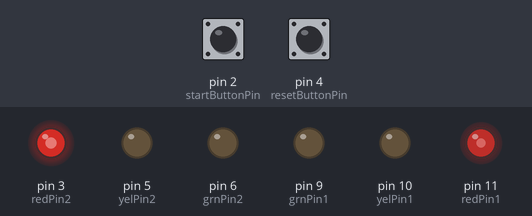
Simulated run of this sketch. Board: Arduino Uno, built with avr-gcc and run on an emulated ATmega328P. Shown: output pins drawn as LEDs (lit = HIGH). Inputs (shaded band) come from the test bench; at power-on: pin 2 (startButtonPin) HIGH, pin 4 (resetButtonPin) HIGH.

Above: at 1.2 s.
1.3 s: pin 2 (startButtonPin) pulled LOW for 0.15 s
At 2.0 s:
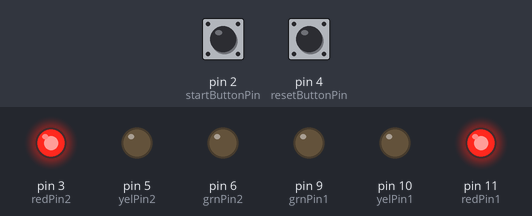
4.4 s: pin 4 (resetButtonPin) pulled LOW for 0.15 s
At 5.6 s:
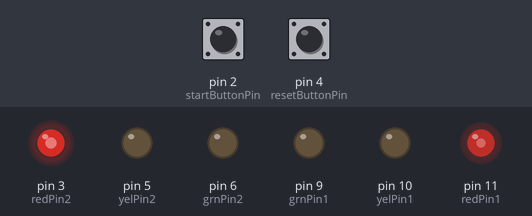
6.0 s: pin 2 (startButtonPin) pulled LOW for 1 s
At 9.2 s:
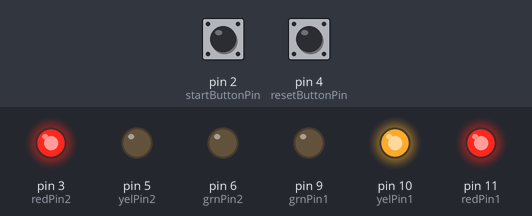
10.0 s: pin 4 (resetButtonPin) pulled LOW for 1 s
At 11.1 s:
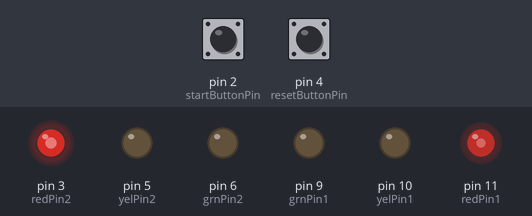
12.5 s: pin 2 (startButtonPin) pulled LOW for 0.15 s
At 13.4 s:
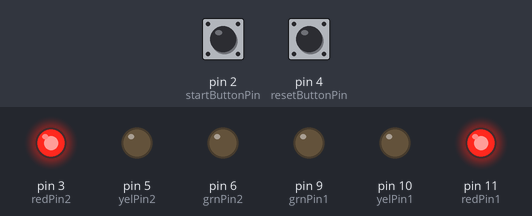
15.6 s: pin 4 (resetButtonPin) pulled LOW for 3.2 s
At 16.5 s:
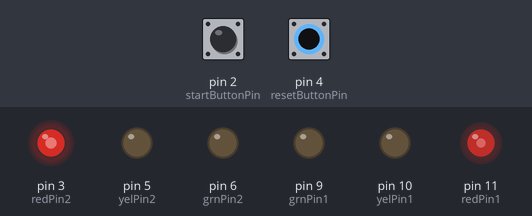
Timing chart, 0 to 18.6 s (numbered marks = the images above; inputs shaded):
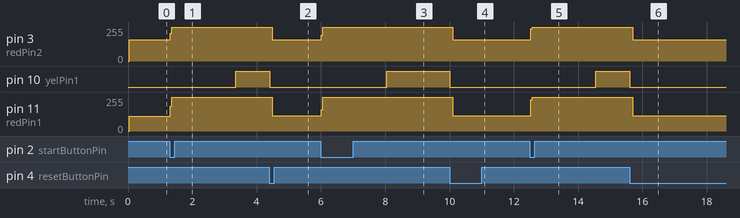

Measured:
- after the input at 1.3 s, pin 3 (redPin2): 159/255 → 255/255 at once; pin 10 (yelPin1): LOW → HIGH after 2.1 s; pin 11 (redPin1): 112/255 → 255/255 at once
- after the input at 4.4 s, pin 3 (redPin2): 255/255 → 160/255 after 0.09 s; pin 9 (grnPin1): stays LOW (without the input it goes to HIGH after 0.95 s); pin 10 (yelPin1): HIGH → LOW after 0.00 s instead of 0.95 s; pin 11 (redPin1): 255/255 → 113/255 after 0.09 s
- after the input at 6.0 s, pin 3 (redPin2): 160/255 → 255/255 at once; pin 10 (yelPin1): LOW → HIGH after 2.1 s; pin 11 (redPin1): 113/255 → 255/255 at once
- after the input at 10.0 s, pin 3 (redPin2): 255/255 → 160/255 after 0.09 s; pin 9 (grnPin1): stays LOW (without the input it goes to HIGH after 0.05 s); pin 11 (redPin1): 255/255 → 113/255 after 0.09 s
- after the input at 12.5 s, pin 3 (redPin2): 160/255 → 255/255 at once; pin 10 (yelPin1): LOW → HIGH after 2.1 s; pin 11 (redPin1): 113/255 → 255/255 at once
- after the input at 15.6 s, pin 3 (redPin2): 255/255 → 160/255 after 0.09 s; pin 9 (grnPin1): stays LOW (without the input it goes to HIGH after 0.95 s)

The sketch:

Trafik_lys_copy_202408140747501.ino
```cpp
// Pin Definitions
const int startButtonPin = 2;  // Button connected to digital pin 2 for starting the sequence
const int resetButtonPin = 4;  // Button connected to digital pin 4 for resetting the lights to red
const int redPin1 = 11;        // Red LED 1 (also stays on initially and after sequence stops)
const int yelPin1 = 10;        // Yellow LED 1
const int grnPin1 = 9;         // Green LED 1
const int redPin2 = 3;         // Red LED 2 (also stays on initially and after sequence stops)
const int yelPin2 = 5;         // Yellow LED 2
const int grnPin2 = 6;         // Green LED 2

// Timing Variables
const unsigned long phaseDuration = 2000;        // Duration for each phase (2 seconds)
const unsigned long shortPhaseDuration = 500;    // Shorter duration for the transition (0.5 seconds)
volatile bool sequenceStarted = false;           // Flag to indicate if the sequence has started
int lastStartButtonState = HIGH;  // Variable to store the last state for the start button
int lastResetButtonState = HIGH;  // Variable to store the last state of the reset button

void setup() {
  // Configure LED pins as outputs
  pinMode(redPin1, OUTPUT);
  pinMode(yelPin1, OUTPUT);
  pinMode(grnPin1, OUTPUT);

  pinMode(redPin2, OUTPUT);
  pinMode(yelPin2, OUTPUT);
  pinMode(grnPin2, OUTPUT);

  // Configure button pins as input with pull-up resistors
  pinMode(startButtonPin, INPUT_PULLUP);
  pinMode(resetButtonPin, INPUT_PULLUP);

  // Initialize serial communication
  Serial.begin(9600);

  // Turn off all LEDs and keep redPin2 and redPin1 on initially
  allLedsOff();
  digitalWrite(redPin1, HIGH);
  digitalWrite(redPin2, HIGH);
}

void loop() {
  // Read the state of the start button
  int startButtonState = digitalRead(startButtonPin);
  if (startButtonState == LOW && lastStartButtonState == HIGH) {
    // Debounce delay
    delay(50);
    if (!sequenceStarted) {
      sequenceStarted = true; // Start the sequence if it is not already started
    }
  }
  lastStartButtonState = startButtonState;

  // Read the state of the reset button
  int resetButtonState = digitalRead(resetButtonPin);
  if (resetButtonState == LOW && lastResetButtonState == HIGH) {
    // Debounce delay
    delay(50);
    resetToRed(); // Reset all lights to red
    sequenceStarted = false; // Stop the sequence
  }
  lastResetButtonState = resetButtonState;

  // If the sequence has started, run the sequence
  if (sequenceStarted) {
    runSequence();
  } else {
    // If the sequence is not started, ensure all LEDs are off except redPin1 and redPin2
    allLedsOff();
    digitalWrite(redPin1, HIGH);
    digitalWrite(redPin2, HIGH);
  }
}

// Function to run the sequence
void runSequence() {
  // Light Set 1
  redLight1();
  delayCheck(phaseDuration);

  redYellowLight1();
  delayCheck(phaseDuration);

  greenLight1();
  delayCheck(phaseDuration);

  yellowLight1();
  delayCheck(phaseDuration);

  redLight1();
  delayCheck(shortPhaseDuration);

  // Light Set 2
  redLight2();
  delayCheck(phaseDuration);

  redYellowLight2();
  delayCheck(phaseDuration);

  greenLight2();
  delayCheck(phaseDuration);

  yellowLight2();
  delayCheck(phaseDuration);

  redLight2();
  delayCheck(shortPhaseDuration);
}


// Functions to control LEDs for Light Set 1
void redLight1() {
  digitalWrite(redPin1, HIGH);  // Red on
  digitalWrite(yelPin1, LOW);   // Yellow off
  digitalWrite(grnPin1, LOW);   // Green off
}

void redYellowLight1() {
  digitalWrite(redPin1, HIGH);  // Red on
  digitalWrite(yelPin1, HIGH);  // Yellow on
  digitalWrite(grnPin1, LOW);   // Green off
}

void greenLight1() {
  digitalWrite(redPin1, LOW);   // Red off
  digitalWrite(yelPin1, LOW);   // Yellow off
  digitalWrite(grnPin1, HIGH);  // Green on
}

void yellowLight1() {
  digitalWrite(redPin1, LOW);   // Red off
  digitalWrite(yelPin1, HIGH);  // Yellow on
  digitalWrite(grnPin1, LOW);   // Green off
}

// Functions to control LEDs for Light Set 2
void redLight2() {
  digitalWrite(redPin2, HIGH);  // Red on
  digitalWrite(yelPin2, LOW);   // Yellow off
  digitalWrite(grnPin2, LOW);   // Green off
}

void redYellowLight2() {
  digitalWrite(redPin2, HIGH);  // Red on
  digitalWrite(yelPin2, HIGH);  // Yellow on
  digitalWrite(grnPin2, LOW);   // Green off
}

void greenLight2() {
  digitalWrite(redPin2, LOW);   // Red off
  digitalWrite(yelPin2, LOW);   // Yellow off
  digitalWrite(grnPin2, HIGH);  // Green on
}

void yellowLight2() {
  digitalWrite(redPin2, LOW);   // Red off
  digitalWrite(yelPin2, HIGH);  // Yellow on
  digitalWrite(grnPin2, LOW);   // Green off
}

// Function to turn off all LEDs
void allLedsOff() {
  digitalWrite(redPin1, LOW);
  digitalWrite(yelPin1, LOW);
  digitalWrite(grnPin1, LOW);
  digitalWrite(redPin2, LOW);
  digitalWrite(yelPin2, LOW);
  digitalWrite(grnPin2, LOW);
}

// Function to reset all lights to red
void resetToRed() {
  digitalWrite(redPin1, HIGH);
  digitalWrite(yelPin1, LOW);
  digitalWrite(grnPin1, LOW);
  digitalWrite(redPin2, HIGH);
  digitalWrite(yelPin2, LOW);
  digitalWrite(grnPin2, LOW);
}

void delayCheck(unsigned long duration) {
  unsigned long startTime = millis();
  while (millis() - startTime < duration) {
    if (digitalRead(resetButtonPin) == LOW) {
      resetToRed(); // Reset all lights to red
      sequenceStarted = false; // Stop the sequence
      return; // Exit the function
    }
    // Optionally, add a small delay to avoid high CPU usage
    delay(10); //
  }
}
```
